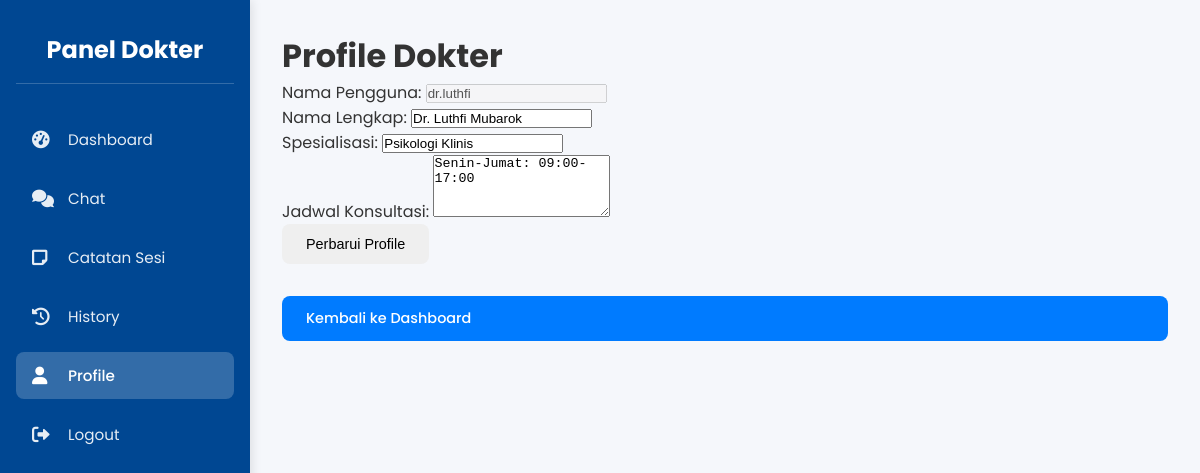
The app's page /pages/doctor/profile.php (signed in) with its own data.
### tables this page shows
CREATE TABLE `pengguna` (
  `id` int NOT NULL,
  `nama_pengguna` varchar(50) NOT NULL,
  `kata_sandi` varchar(255) NOT NULL,
  `peran` enum('admin','dokter') NOT NULL,
  `nama` varchar(100) NOT NULL,
  `spesialisasi` varchar(100) DEFAULT NULL,
  `jadwal` text,
  `aktif` tinyint(1) DEFAULT '1',
  `dibuat_pada` timestamp NULL DEFAULT CURRENT_TIMESTAMP
);

### pages/doctor/profile.php (the view, shortened to what this page needs)
<?php
include '../../includes/db.php';
$id_pengguna = $_SESSION['id_pengguna'];
$stmt = $pdo->prepare("SELECT * FROM pengguna WHERE id = ?");
$stmt->execute([$id_pengguna]);
$pengguna = $stmt->fetch();
?>
<!DOCTYPE html>
<html lang="id">
<head>
    <link rel="stylesheet" href="../../assets/css/doctor.css">
    <link rel="stylesheet" href="https://cdnjs.cloudflare.com/ajax/libs/font-awesome/6.0.0/css/all.min.css">
</head>
<body>
    <div class="doctor-container">
        <div class="sidebar">
            <h2>Panel Dokter</h2>
            <ul>
                <li><a href="dashboard.php"><i class="fas fa-tachometer-alt"></i> Dashboard</a></li>
                <li><a href="chat.php"><i class="fas fa-comments"></i> Chat</a></li>
                <li><a href="notes.php"><i class="fas fa-sticky-note"></i> Catatan Sesi</a></li>
                <li><a href="history.php"><i class="fas fa-history"></i> History</a></li>
                <li><a href="profile.php" class="active"><i class="fas fa-user"></i> Profile</a></li>
                <li><a href="../../logout.php"><i class="fas fa-sign-out-alt"></i> Logout</a></li>
            </ul>
        </div>
        <div class="main-content">
            <h1>Profile Dokter</h1>
            <form action="profile.php" method="post" style="max-width: 600px;">
                <div class="form-group">
                    <label for="nama_pengguna">Nama Pengguna:</label>
                    <input type="text" id="nama_pengguna" value="<?php echo htmlspecialchars($pengguna['nama_pengguna']); ?>" disabled>
                </div>
                <div class="form-group">
                    <label for="nama">Nama Lengkap:</label>
                    <input type="text" id="nama" name="nama" value="<?php echo htmlspecialchars($pengguna['nama']); ?>" required>
                </div>
                <div class="form-group">
                    <label for="spesialisasi">Spesialisasi:</label>
                    <input type="text" id="spesialisasi" name="spesialisasi" value="<?php echo htmlspecialchars($pengguna['spesialisasi']); ?>" required>
                </div>
                <div class="form-group">
                    <label for="jadwal">Jadwal Konsultasi:</label>
                    <textarea id="jadwal" name="jadwal" rows="4" required><?php echo htmlspecialchars($pengguna['jadwal']); ?></textarea>
                </div>
                <button type="submit" class="btn">Perbarui Profile</button>
            </form>
            <div style="margin-top: 2rem;">
                <a href="dashboard.php" class="btn btn-primary">Kembali ke Dashboard</a>
            </div>
        </div>
    </div>
</body>
</html>

### assets/css/doctor.css (style rules this page uses)
:root { --primary: #007bff; --primary-dark: #0056b3; --secondary: #6c757d; --success: #28a745; --danger: #dc3545; --warning: #ffc107; --info: #17a2b8; --light: #f8f9fa; --dark: #343a40; --border-radius: 8px; --shadow: 0 2px 10px rgba(0, 0, 0, 0.1); --transition: all 0.3s ease; }
* { margin: 0; padding: 0; box-sizing: border-box; }
body { font-family: 'Poppins', sans-serif; background-color: #f5f7fb; color: #333; }
.doctor-container { display: flex; min-height: 100vh; }
.sidebar { width: 250px; background-color: #004792; color: #fff; padding: 2rem 1rem; box-shadow: 2px 0 10px rgba(0, 0, 0, 0.1); position: fixed; height: 100vh; z-index: 100; }
.sidebar h2 { text-align: center; margin-bottom: 2rem; padding-bottom: 1rem; border-bottom: 1px solid rgba(255, 255, 255, 0.2); font-size: 1.5rem; }
.sidebar ul { list-style: none; }
.sidebar ul li { margin-bottom: 0.75rem; }
.sidebar ul li a { color: rgba(255, 255, 255, 0.9); text-decoration: none; display: flex; align-items: center; padding: 0.75rem 1rem; border-radius: var(--border-radius); transition: var(--transition); font-size: 0.95rem; }
.sidebar ul li a.active { background-color: rgba(255, 255, 255, 0.2); color: white; font-weight: 500; }
.sidebar ul li a i { width: 24px; margin-right: 0.75rem; font-size: 1.1rem; }
.main-content { flex: 1; margin-left: 250px; padding: 2rem; }
.btn { padding: 0.75rem 1.5rem; border-radius: var(--border-radius); border: none; font-size: 0.9rem; font-weight: 500; cursor: pointer; transition: var(--transition); display: flex; align-items: center; gap: 0.5rem; text-decoration: none; }
.btn-primary { background: var(--primary); color: white; }

### records on screen
pengguna: nama_pengguna "dr.luthfi", nama "Dr. Luthfi Mubarok", spesialisasi "Psikologi Klinis", jadwal "Senin-Jumat: 09:00-17:00"
